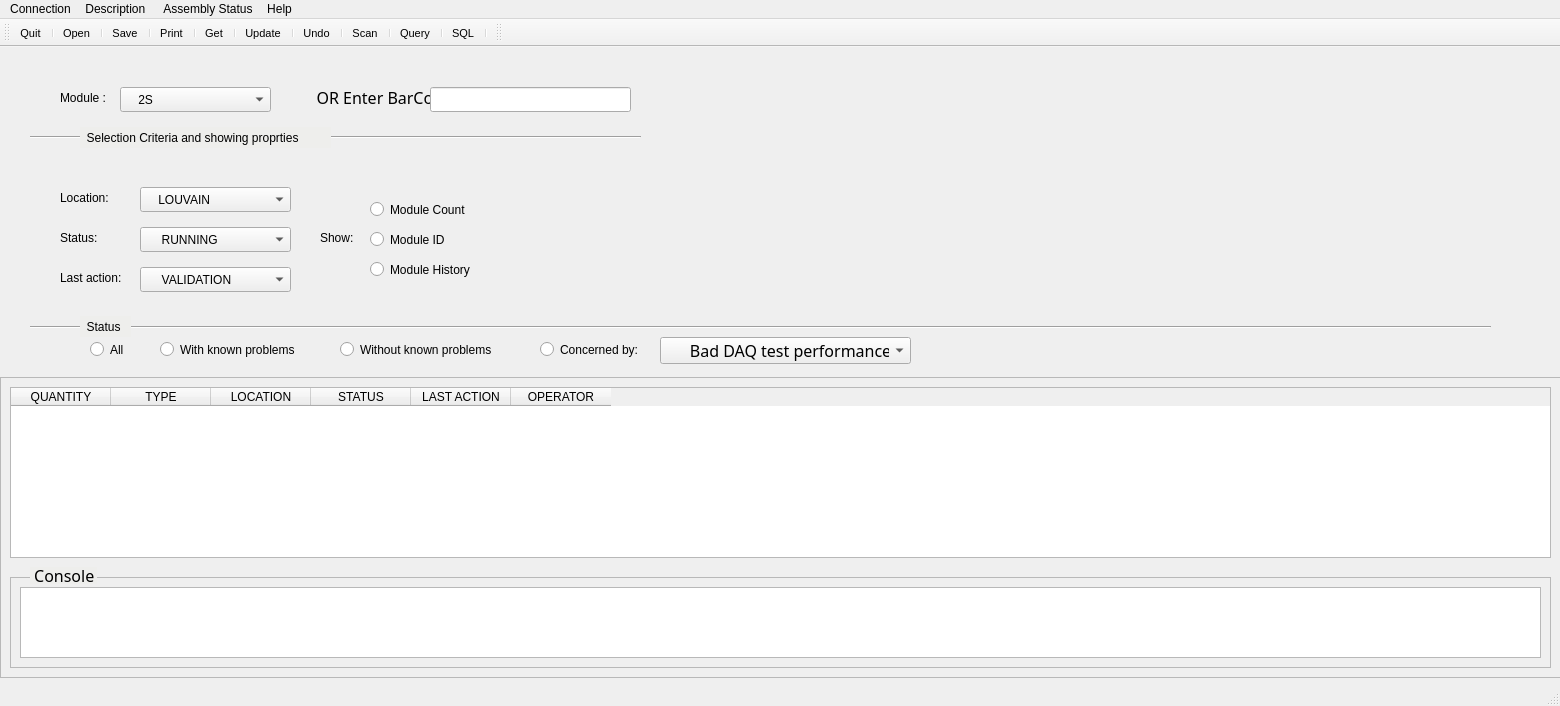
<?xml version="1.0" encoding="UTF-8"?>
<ui version="4.0">
 <class>BrowseModules</class>
 <widget class="QMainWindow" name="BrowseModules">
  <property name="enabled">
   <bool>true</bool>
  </property>
  <property name="geometry">
   <rect>
    <x>0</x>
    <y>0</y>
    <width>1560</width>
    <height>706</height>
   </rect>
  </property>
  <property name="windowTitle">
   <string>BrowseModules</string>
  </property>
  <property name="rec" stdset="0">
   <rectf>
    <x>0.000000000000000</x>
    <y>0.000000000000000</y>
    <width>0.000000000000000</width>
    <height>0.000000000000000</height>
   </rectf>
  </property>
  <widget class="QWidget" name="centralwidget">
   <property name="styleSheet">
    <string notr="true">font: 25 12pt &quot;Ubuntu&quot;;</string>
   </property>
   <widget class="QFrame" name="frame">
    <property name="geometry">
     <rect>
      <x>0</x>
      <y>330</y>
      <width>1561</width>
      <height>301</height>
     </rect>
    </property>
    <property name="minimumSize">
     <size>
      <width>1541</width>
      <height>0</height>
     </size>
    </property>
    <property name="styleSheet">
     <string notr="true"/>
    </property>
    <property name="frameShape">
     <enum>QFrame::StyledPanel</enum>
    </property>
    <property name="frameShadow">
     <enum>QFrame::Raised</enum>
    </property>
    <widget class="QFrame" name="frame_2">
     <property name="geometry">
      <rect>
       <x>10</x>
       <y>200</y>
       <width>1541</width>
       <height>91</height>
      </rect>
     </property>
     <property name="minimumSize">
      <size>
       <width>1511</width>
       <height>71</height>
      </size>
     </property>
     <property name="frameShape">
      <enum>QFrame::StyledPanel</enum>
     </property>
     <property name="frameShadow">
      <enum>QFrame::Raised</enum>
     </property>
     <widget class="QTextEdit" name="textEdit">
      <property name="geometry">
       <rect>
        <x>10</x>
        <y>10</y>
        <width>1521</width>
        <height>71</height>
       </rect>
      </property>
     </widget>
    </widget>
    <widget class="QLabel" name="label">
     <property name="geometry">
      <rect>
       <x>30</x>
       <y>190</y>
       <width>67</width>
       <height>17</height>
      </rect>
     </property>
     <property name="font">
      <font>
       <family>Ubuntu Condensed</family>
       <pointsize>12</pointsize>
       <weight>50</weight>
       <italic>false</italic>
       <bold>false</bold>
      </font>
     </property>
     <property name="styleSheet">
      <string notr="true">font: 12pt &quot;Ubuntu Condensed&quot;;
background-color: rgb(238, 238, 236);</string>
     </property>
     <property name="text">
      <string> Console</string>
     </property>
    </widget>
    <widget class="QTableWidget" name="tableWidget">
     <property name="geometry">
      <rect>
       <x>10</x>
       <y>10</y>
       <width>1541</width>
       <height>171</height>
      </rect>
     </property>
     <property name="styleSheet">
      <string notr="true">font: 75 11pt &quot;Ubuntu Condensed&quot;;</string>
     </property>
     <property name="rowCount">
      <number>0</number>
     </property>
     <property name="columnCount">
      <number>6</number>
     </property>
     <column>
      <property name="text">
       <string>QUANTITY</string>
      </property>
     </column>
     <column>
      <property name="text">
       <string>TYPE</string>
      </property>
     </column>
     <column>
      <property name="text">
       <string>LOCATION</string>
      </property>
     </column>
     <column>
      <property name="text">
       <string>STATUS</string>
      </property>
     </column>
     <column>
      <property name="text">
       <string>LAST ACTION</string>
      </property>
     </column>
     <column>
      <property name="text">
       <string>OPERATOR</string>
      </property>
     </column>
    </widget>
   </widget>
   <widget class="Line" name="line">
    <property name="geometry">
     <rect>
      <x>30</x>
      <y>270</y>
      <width>1461</width>
      <height>20</height>
     </rect>
    </property>
    <property name="orientation">
     <enum>Qt::Horizontal</enum>
    </property>
   </widget>
   <widget class="QLabel" name="label_2">
    <property name="geometry">
     <rect>
      <x>80</x>
      <y>269</y>
      <width>51</width>
      <height>21</height>
     </rect>
    </property>
    <property name="styleSheet">
     <string notr="true">font: 75 12pt &quot;Ubuntu Condensed&quot;;
background-color: rgb(238, 238, 236);
</string>
    </property>
    <property name="text">
     <string>  Status</string>
    </property>
   </widget>
   <widget class="QRadioButton" name="radioButton">
    <property name="geometry">
     <rect>
      <x>90</x>
      <y>290</y>
      <width>41</width>
      <height>25</height>
     </rect>
    </property>
    <property name="styleSheet">
     <string notr="true">font: 12pt &quot;Ubuntu Condensed&quot;;</string>
    </property>
    <property name="text">
     <string>All</string>
    </property>
   </widget>
   <widget class="QRadioButton" name="radioButton_2">
    <property name="geometry">
     <rect>
      <x>340</x>
      <y>290</y>
      <width>175</width>
      <height>25</height>
     </rect>
    </property>
    <property name="styleSheet">
     <string notr="true">font: 12pt &quot;Ubuntu Condensed&quot;;</string>
    </property>
    <property name="text">
     <string>Without known problems</string>
    </property>
   </widget>
   <widget class="QRadioButton" name="radioButton_3">
    <property name="geometry">
     <rect>
      <x>160</x>
      <y>290</y>
      <width>155</width>
      <height>25</height>
     </rect>
    </property>
    <property name="styleSheet">
     <string notr="true">font: 12pt &quot;Ubuntu Condensed&quot;;</string>
    </property>
    <property name="text">
     <string>With known problems</string>
    </property>
   </widget>
   <widget class="QRadioButton" name="radioButton_4">
    <property name="geometry">
     <rect>
      <x>540</x>
      <y>290</y>
      <width>108</width>
      <height>25</height>
     </rect>
    </property>
    <property name="styleSheet">
     <string notr="true">font: 12pt &quot;Ubuntu Condensed&quot;;</string>
    </property>
    <property name="text">
     <string>Concerned by:</string>
    </property>
   </widget>
   <widget class="QComboBox" name="comboBox">
    <property name="geometry">
     <rect>
      <x>660</x>
      <y>290</y>
      <width>251</width>
      <height>27</height>
     </rect>
    </property>
    <property name="font">
     <font>
      <family>Ubuntu Condensed</family>
      <pointsize>12</pointsize>
      <weight>50</weight>
      <italic>false</italic>
      <bold>false</bold>
     </font>
    </property>
    <property name="styleSheet">
     <string notr="true">font: 12pt &quot;Ubuntu Condensed&quot;;</string>
    </property>
    <item>
     <property name="text">
      <string>      Bad DAQ test performance </string>
     </property>
    </item>
   </widget>
   <widget class="QComboBox" name="comboBox_2">
    <property name="geometry">
     <rect>
      <x>120</x>
      <y>40</y>
      <width>151</width>
      <height>25</height>
     </rect>
    </property>
    <property name="styleSheet">
     <string notr="true">font: 12pt &quot;Ubuntu Condensed&quot;;</string>
    </property>
    <item>
     <property name="text">
      <string>    2S</string>
     </property>
    </item>
    <item>
     <property name="text">
      <string>    PS</string>
     </property>
    </item>
   </widget>
   <widget class="QLabel" name="label_3">
    <property name="geometry">
     <rect>
      <x>60</x>
      <y>40</y>
      <width>61</width>
      <height>21</height>
     </rect>
    </property>
    <property name="styleSheet">
     <string notr="true">font: 12pt &quot;Ubuntu Condensed&quot;;</string>
    </property>
    <property name="text">
     <string>Module :</string>
    </property>
   </widget>
   <widget class="QLabel" name="label_4">
    <property name="geometry">
     <rect>
      <x>300</x>
      <y>40</y>
      <width>141</width>
      <height>21</height>
     </rect>
    </property>
    <property name="font">
     <font>
      <family>Ubuntu Condensed</family>
      <pointsize>12</pointsize>
      <weight>50</weight>
      <italic>false</italic>
      <bold>false</bold>
      <underline>false</underline>
     </font>
    </property>
    <property name="styleSheet">
     <string notr="true">font: 12pt &quot;Ubuntu Condensed&quot;;</string>
    </property>
    <property name="text">
     <string>    OR Enter BarCode:</string>
    </property>
   </widget>
   <widget class="QLineEdit" name="lineEdit">
    <property name="geometry">
     <rect>
      <x>430</x>
      <y>40</y>
      <width>201</width>
      <height>25</height>
     </rect>
    </property>
   </widget>
   <widget class="Line" name="line_2">
    <property name="geometry">
     <rect>
      <x>30</x>
      <y>80</y>
      <width>611</width>
      <height>20</height>
     </rect>
    </property>
    <property name="orientation">
     <enum>Qt::Horizontal</enum>
    </property>
   </widget>
   <widget class="QLabel" name="label_5">
    <property name="geometry">
     <rect>
      <x>80</x>
      <y>80</y>
      <width>251</width>
      <height>21</height>
     </rect>
    </property>
    <property name="styleSheet">
     <string notr="true">font: 75 12pt &quot;Ubuntu Condensed&quot;;
background-color: rgb(238, 238, 236);
</string>
    </property>
    <property name="text">
     <string>  Selection Criteria and showing proprties </string>
    </property>
   </widget>
   <widget class="QLabel" name="label_6">
    <property name="geometry">
     <rect>
      <x>60</x>
      <y>140</y>
      <width>61</width>
      <height>21</height>
     </rect>
    </property>
    <property name="styleSheet">
     <string notr="true">font: 12pt &quot;Ubuntu Condensed&quot;;</string>
    </property>
    <property name="text">
     <string>Location:</string>
    </property>
   </widget>
   <widget class="QLabel" name="label_7">
    <property name="geometry">
     <rect>
      <x>60</x>
      <y>180</y>
      <width>61</width>
      <height>21</height>
     </rect>
    </property>
    <property name="styleSheet">
     <string notr="true">font: 12pt &quot;Ubuntu Condensed&quot;;</string>
    </property>
    <property name="text">
     <string>Status:</string>
    </property>
   </widget>
   <widget class="QComboBox" name="comboBox_3">
    <property name="geometry">
     <rect>
      <x>140</x>
      <y>140</y>
      <width>151</width>
      <height>25</height>
     </rect>
    </property>
    <property name="styleSheet">
     <string notr="true">font: 12pt &quot;Ubuntu Condensed&quot;;</string>
    </property>
    <item>
     <property name="text">
      <string>    LOUVAIN</string>
     </property>
    </item>
   </widget>
   <widget class="QComboBox" name="comboBox_4">
    <property name="geometry">
     <rect>
      <x>140</x>
      <y>180</y>
      <width>151</width>
      <height>25</height>
     </rect>
    </property>
    <property name="styleSheet">
     <string notr="true">font: 12pt &quot;Ubuntu Condensed&quot;;</string>
    </property>
    <item>
     <property name="text">
      <string>     RUNNING</string>
     </property>
    </item>
    <item>
     <property name="text">
      <string>     FAULTY</string>
     </property>
    </item>
   </widget>
   <widget class="QLabel" name="label_9">
    <property name="geometry">
     <rect>
      <x>60</x>
      <y>220</y>
      <width>81</width>
      <height>21</height>
     </rect>
    </property>
    <property name="styleSheet">
     <string notr="true">font: 12pt &quot;Ubuntu Condensed&quot;;</string>
    </property>
    <property name="text">
     <string>Last action:</string>
    </property>
   </widget>
   <widget class="QComboBox" name="comboBox_6">
    <property name="geometry">
     <rect>
      <x>140</x>
      <y>220</y>
      <width>151</width>
      <height>25</height>
     </rect>
    </property>
    <property name="styleSheet">
     <string notr="true">font: 12pt &quot;Ubuntu Condensed&quot;;</string>
    </property>
    <item>
     <property name="text">
      <string>     VALIDATION</string>
     </property>
    </item>
    <item>
     <property name="text">
      <string/>
     </property>
    </item>
   </widget>
   <widget class="QWidget" name="widget" native="true">
    <property name="geometry">
     <rect>
      <x>650</x>
      <y>10</y>
      <width>901</width>
      <height>261</height>
     </rect>
    </property>
   </widget>
   <widget class="QLabel" name="label_8">
    <property name="geometry">
     <rect>
      <x>320</x>
      <y>180</y>
      <width>61</width>
      <height>21</height>
     </rect>
    </property>
    <property name="styleSheet">
     <string notr="true">font: 12pt &quot;Ubuntu Condensed&quot;;</string>
    </property>
    <property name="text">
     <string>Show:</string>
    </property>
   </widget>
   <widget class="QRadioButton" name="radioButton_5">
    <property name="geometry">
     <rect>
      <x>370</x>
      <y>150</y>
      <width>121</width>
      <height>25</height>
     </rect>
    </property>
    <property name="styleSheet">
     <string notr="true">font: 12pt &quot;Ubuntu Condensed&quot;;</string>
    </property>
    <property name="text">
     <string>Module Count</string>
    </property>
   </widget>
   <widget class="QRadioButton" name="radioButton_6">
    <property name="geometry">
     <rect>
      <x>370</x>
      <y>180</y>
      <width>121</width>
      <height>25</height>
     </rect>
    </property>
    <property name="styleSheet">
     <string notr="true">font: 12pt &quot;Ubuntu Condensed&quot;;</string>
    </property>
    <property name="text">
     <string>Module ID</string>
    </property>
   </widget>
   <widget class="QRadioButton" name="radioButton_7">
    <property name="geometry">
     <rect>
      <x>370</x>
      <y>210</y>
      <width>121</width>
      <height>25</height>
     </rect>
    </property>
    <property name="styleSheet">
     <string notr="true">font: 12pt &quot;Ubuntu Condensed&quot;;</string>
    </property>
    <property name="text">
     <string>Module History</string>
    </property>
   </widget>
   <zorder>frame</zorder>
   <zorder>line</zorder>
   <zorder>radioButton</zorder>
   <zorder>radioButton_3</zorder>
   <zorder>radioButton_2</zorder>
   <zorder>radioButton_4</zorder>
   <zorder>comboBox</zorder>
   <zorder>label_2</zorder>
   <zorder>comboBox_2</zorder>
   <zorder>label_3</zorder>
   <zorder>label_4</zorder>
   <zorder>lineEdit</zorder>
   <zorder>line_2</zorder>
   <zorder>label_5</zorder>
   <zorder>label_6</zorder>
   <zorder>label_7</zorder>
   <zorder>comboBox_3</zorder>
   <zorder>comboBox_4</zorder>
   <zorder>label_9</zorder>
   <zorder>comboBox_6</zorder>
   <zorder>widget</zorder>
   <zorder>label_8</zorder>
   <zorder>radioButton_5</zorder>
   <zorder>radioButton_6</zorder>
   <zorder>radioButton_7</zorder>
  </widget>
  <widget class="QMenuBar" name="menubar">
   <property name="geometry">
    <rect>
     <x>0</x>
     <y>0</y>
     <width>1560</width>
     <height>22</height>
    </rect>
   </property>
   <widget class="QMenu" name="menuConnection">
    <property name="title">
     <string>Connection</string>
    </property>
   </widget>
   <widget class="QMenu" name="menuDescription">
    <property name="geometry">
     <rect>
      <x>404</x>
      <y>127</y>
      <width>190</width>
      <height>50</height>
     </rect>
    </property>
    <property name="title">
     <string>Description </string>
    </property>
   </widget>
   <widget class="QMenu" name="menuAssembly_Status">
    <property name="geometry">
     <rect>
      <x>500</x>
      <y>127</y>
      <width>190</width>
      <height>50</height>
     </rect>
    </property>
    <property name="title">
     <string>Assembly Status</string>
    </property>
   </widget>
   <widget class="QMenu" name="menuHelp">
    <property name="title">
     <string>Help</string>
    </property>
   </widget>
   <addaction name="menuConnection"/>
   <addaction name="menuDescription"/>
   <addaction name="menuAssembly_Status"/>
   <addaction name="menuHelp"/>
  </widget>
  <widget class="QToolBar" name="toolBar">
   <property name="font">
    <font>
     <pointsize>8</pointsize>
    </font>
   </property>
   <property name="acceptDrops">
    <bool>false</bool>
   </property>
   <property name="windowTitle">
    <string>toolBar</string>
   </property>
   <property name="movable">
    <bool>true</bool>
   </property>
   <property name="orientation">
    <enum>Qt::Horizontal</enum>
   </property>
   <property name="toolButtonStyle">
    <enum>Qt::ToolButtonTextUnderIcon</enum>
   </property>
   <property name="floatable">
    <bool>true</bool>
   </property>
   <attribute name="toolBarArea">
    <enum>TopToolBarArea</enum>
   </attribute>
   <attribute name="toolBarBreak">
    <bool>false</bool>
   </attribute>
   <addaction name="Quit"/>
   <addaction name="separator"/>
   <addaction name="actionOpen"/>
   <addaction name="separator"/>
   <addaction name="actionSave"/>
   <addaction name="separator"/>
   <addaction name="actionPrint"/>
   <addaction name="separator"/>
   <addaction name="actionGet"/>
   <addaction name="separator"/>
   <addaction name="actionUpdate"/>
   <addaction name="separator"/>
   <addaction name="actionUndo"/>
   <addaction name="separator"/>
   <addaction name="actionScan"/>
   <addaction name="separator"/>
   <addaction name="actionSearch"/>
   <addaction name="separator"/>
   <addaction name="actionSQL"/>
   <addaction name="separator"/>
  </widget>
  <widget class="QToolBar" name="toolBar_2">
   <property name="windowTitle">
    <string>toolBar_2</string>
   </property>
   <attribute name="toolBarArea">
    <enum>TopToolBarArea</enum>
   </attribute>
   <attribute name="toolBarBreak">
    <bool>false</bool>
   </attribute>
  </widget>
  <widget class="QStatusBar" name="statusBar"/>
  <action name="Quit">
   <property name="icon">
    <iconset>
     <normaloff>../Icons/Action-exit-icon.png</normaloff>../Icons/Action-exit-icon.png</iconset>
   </property>
   <property name="text">
    <string>Quit</string>
   </property>
   <property name="shortcutVisibleInContextMenu">
    <bool>true</bool>
   </property>
  </action>
  <action name="actionOpen">
   <property name="icon">
    <iconset>
     <normaloff>../Icons/Open-Folder-512.png</normaloff>../Icons/Open-Folder-512.png</iconset>
   </property>
   <property name="text">
    <string>Open</string>
   </property>
  </action>
  <action name="actionSave">
   <property name="icon">
    <iconset>
     <normaloff>../Icons/Programming-Save-icon.png</normaloff>../Icons/Programming-Save-icon.png</iconset>
   </property>
   <property name="text">
    <string>Save</string>
   </property>
  </action>
  <action name="actionScan">
   <property name="icon">
    <iconset>
     <normaloff>../Icons/scan.png</normaloff>../Icons/scan.png</iconset>
   </property>
   <property name="text">
    <string>Scan</string>
   </property>
   <property name="shortcutContext">
    <enum>Qt::WidgetShortcut</enum>
   </property>
  </action>
  <action name="actionPrint">
   <property name="icon">
    <iconset>
     <normaloff>../Icons/Very-Basic-Print-icon.png</normaloff>../Icons/Very-Basic-Print-icon.png</iconset>
   </property>
   <property name="text">
    <string>Print</string>
   </property>
  </action>
  <action name="actionSearch">
   <property name="icon">
    <iconset>
     <normaloff>../Icons/zoom_place-512.png</normaloff>../Icons/zoom_place-512.png</iconset>
   </property>
   <property name="text">
    <string>Query</string>
   </property>
  </action>
  <action name="actionSQL">
   <property name="icon">
    <iconset>
     <normaloff>../Icons/sql-database-icon-png-21.png</normaloff>../Icons/sql-database-icon-png-21.png</iconset>
   </property>
   <property name="text">
    <string>SQL</string>
   </property>
  </action>
  <action name="actionGet">
   <property name="icon">
    <iconset>
     <normaloff>../Icons/get.png</normaloff>../Icons/get.png</iconset>
   </property>
   <property name="text">
    <string>Get</string>
   </property>
  </action>
  <action name="actionUpdate">
   <property name="icon">
    <iconset>
     <normaloff>../Icons/update_file-512.png</normaloff>../Icons/update_file-512.png</iconset>
   </property>
   <property name="text">
    <string>Update</string>
   </property>
  </action>
  <action name="actionUndo">
   <property name="icon">
    <iconset>
     <normaloff>../Icons/undo-icon.png</normaloff>../Icons/undo-icon.png</iconset>
   </property>
   <property name="text">
    <string>Undo</string>
   </property>
  </action>
  <action name="actionUser">
   <property name="icon">
    <iconset>
     <normaloff>../Icons/login-background-images-clipart-1.jpg</normaloff>../Icons/login-background-images-clipart-1.jpg</iconset>
   </property>
   <property name="text">
    <string>User</string>
   </property>
   <property name="shortcutContext">
    <enum>Qt::WindowShortcut</enum>
   </property>
   <property name="priority">
    <enum>QAction::HighPriority</enum>
   </property>
  </action>
 </widget>
 <resources/>
 <connections/>
</ui>
